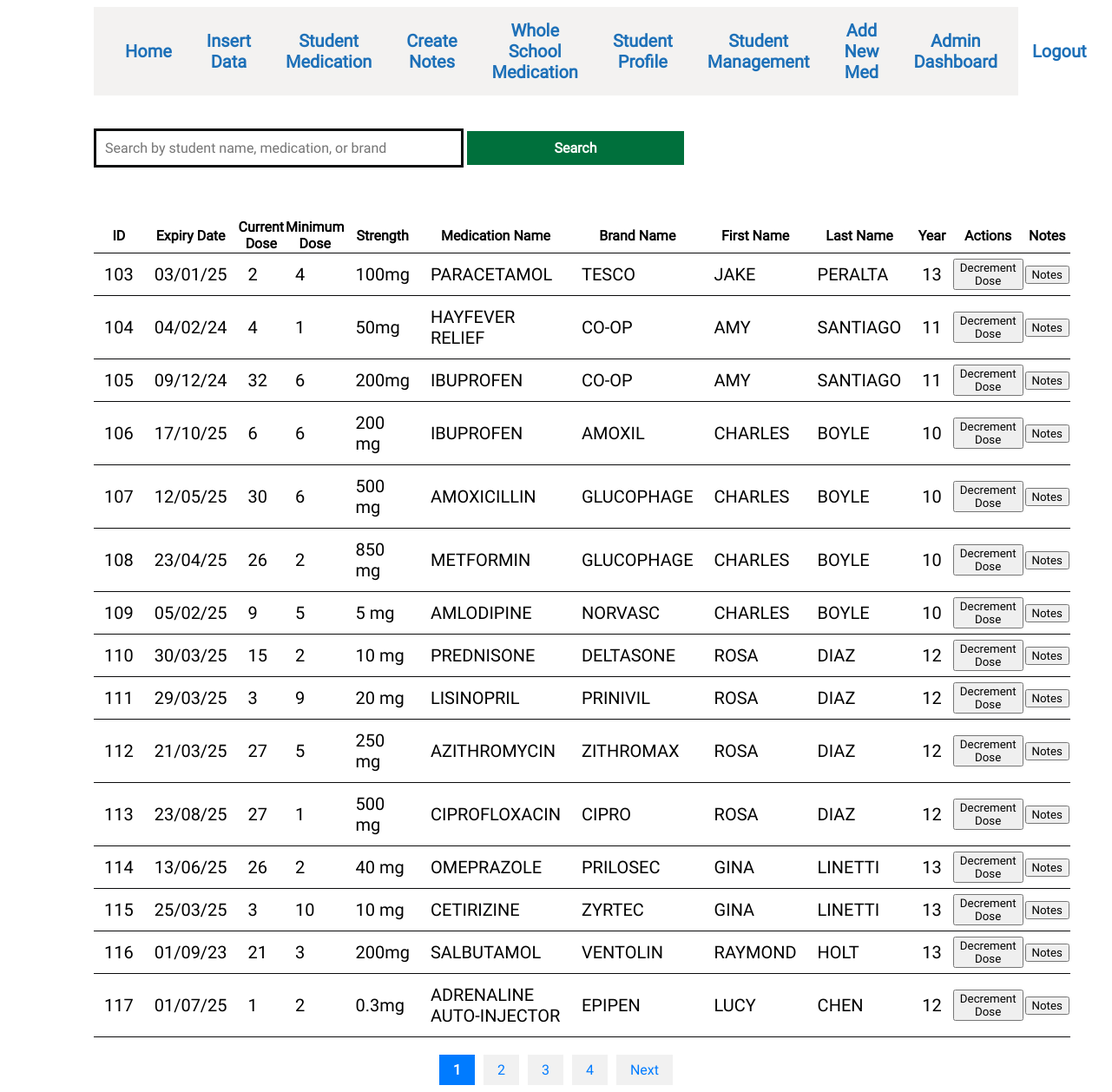
/bigtable/bigtable.php, run on the app's committed database.
### tables this page shows
CREATE TABLE `takes` (
  `takes_id` int UNSIGNED NOT NULL,
  `student_id` int NOT NULL,
  `med_id` int NOT NULL,
  `brand_id` int NOT NULL,
  `exp_date` int NOT NULL,
  `current_dose` int NOT NULL,
  `min_dose` int NOT NULL,
  `max_dose` int NOT NULL,
  `strength` text NOT NULL,
  `notes` text,
  `archived` tinyint(1) NOT NULL DEFAULT '0'
);

CREATE TABLE `med` (
  `med_id` int UNSIGNED NOT NULL,
  `med_name` text NOT NULL
);

CREATE TABLE `brand` (
  `brand_id` int UNSIGNED NOT NULL,
  `brand_name` text NOT NULL
);

CREATE TABLE `students` (
  `student_id` int UNSIGNED NOT NULL,
  `first_name` text NOT NULL,
  `last_name` text NOT NULL,
  `year` text NOT NULL
);

### bigtable/bigtable.php (the view, shortened to what this page needs)
<!DOCTYPE html>
<html>
<head>
    <link rel="stylesheet" href="../assets/style/style.css">
</head>
<body>
<div class="full_page_styling">
    <div>
        <ul class="nav_bar">
            <div class="nav_left">
                <li class="navbar_li"><a href="../dashboard/dashboard.php">Home</a></li>
                <li class="navbar_li"><a href="../insert_data/insert_data_home.php">Insert Data</a></li>
                <li class="navbar_li"><a href="../bigtable/bigtable.php">Student Medication</a></li>
                <li class="navbar_li"><a href="../log/log_form.php">Create Notes</a></li>
                <li class="navbar_li"><a href="../whole_school/whole_school_table.php">Whole School Medication</a></li>
                <li class="navbar_li"><a href="../student_profile/student_profile.php">Student Profile</a></li>
                <li class="navbar_li"><a href="../edit_details/student_table.php">Student Management</a></li>
                <li class="navbar_li"><a href="../log-new-med/log_new_med.php">Add New Med</a></li>
            </div>
            <div class="nav_left">
                <li class="navbar_li"><a href="../admin/admin_dashboard.php">Admin Dashboard</a></li>
                <li class="navbar_li"><a href="../logout.php">Logout</a></li>
            </div>
        </ul>
    </div>
    <br><br>
    <div id="search-bar">
        <form method="GET" action="">
            <input
                type="text"
                name="search"
                class="search_bar"
                placeholder="Search by student name, medication, or brand"
                value="<?php echo htmlspecialchars($_GET['search'] ?? '', ENT_QUOTES); ?>"
            >
            <button class="submit" type="submit">Search</button>
        </form>
    </div>
    <br><br>
    <?php
    include "../server/db_connect.php";
    $results_per_page = 15;
    $page = isset($_GET['page']) ? intval($_GET['page']) : 1;
    $start_from = ($page - 1) * $results_per_page;
    $search_term = trim($_GET['search'] ?? '');
    try {
        $total_sql = "SELECT COUNT(*) AS total_records FROM takes
                      INNER JOIN med ON takes.med_id = med.med_id
                      INNER JOIN brand ON takes.brand_id = brand.brand_id
                      INNER JOIN students ON takes.student_id = students.student_id
                      WHERE CONCAT(students.first_name, ' ', students.last_name) LIKE :search
                      OR med.med_name LIKE :search OR brand.brand_name LIKE :search";
        $total_stmt = $conn->prepare($total_sql);
        $search_param = '%' . $search_term . '%';
        $total_stmt->bindParam(':search', $search_param, PDO::PARAM_STR);
        $total_stmt->execute();
        $total_records = $total_stmt->fetch(PDO::FETCH_ASSOC)['total_records'];
        $total_pages = ceil($total_records / $results_per_page);
        $sql = "SELECT takes.takes_id, takes.exp_date, takes.current_dose, takes.min_dose,
                       takes.strength, med.med_name, brand.brand_name,
                       students.student_id, students.first_name, students.last_name, students.year
                FROM takes
                INNER JOIN med ON takes.med_id = med.med_id
                INNER JOIN brand ON takes.brand_id = brand.brand_id
                INNER JOIN students ON takes.student_id = students.student_id
                WHERE CONCAT(students.first_name, ' ', students.last_name) LIKE :search
                OR med.med_name LIKE :search OR brand.brand_name LIKE :search
                LIMIT :limit OFFSET :offset";
        $stmt = $conn->prepare($sql);
        $stmt->bindParam(':search', $search_param, PDO::PARAM_STR);
        $stmt->bindParam(':limit', $results_per_page, PDO::PARAM_INT);
        $stmt->bindParam(':offset', $start_from, PDO::PARAM_INT);
        $stmt->execute();
        $custom_headings = [
            'takes_id' => 'ID',
            'exp_date' => 'Expiry Date',
            'current_dose' => 'Current Dose',
            'min_dose' => 'Minimum Dose',
            'strength' => 'Strength',
            'med_name' => 'Medication Name',
            'brand_name' => 'Brand Name',
            'first_name' => 'First Name',
            'last_name' => 'Last Name',
            'year' => 'Year'
        ];
        $results = $stmt->fetchAll(PDO::FETCH_ASSOC);
        echo "<div id ='bigt'>";
        if ($results) {
            echo "<table class='big_table'>";
            echo "<tr>";
            foreach ($custom_headings as $heading) {
                echo "<th>" . htmlspecialchars($heading, ENT_QUOTES) . "</th>";
            }
            echo "<th>Actions</th>";
            echo "<th>Notes</th>";
            echo "</tr>";
            foreach ($results as $row) {
                echo "<tr>";
                foreach ($custom_headings as $column => $heading) {
                    $value = $row[$column] ?? '';
                    if ($column === 'exp_date' && is_numeric($value)) {
                        $value = date('d/m/y', $value);
                    }
                    echo "<td class='big_table_td'>" . htmlspecialchars($value, ENT_QUOTES) . "</td>";
                }
                echo "<td>
                        <form method='POST' action=''>
                            <input type='hidden' name='takes_id' value='" . htmlspecialchars($row['takes_id'], ENT_QUOTES) . "'>
                            <button type='submit' name='decrement' " . ($row['current_dose'] <= 0 ? "disabled" : "") . ">
                                Decrement Dose
                            </button>
                        </form>
                    </td>";
                echo "<td>
                        <form method='GET' action='notes.php'>
                            <input type='hidden' name='student_id' value='" . htmlspecialchars($row['student_id'], ENT_QUOTES) . "'>
                            <button type='submit'>
                                Notes
                            </button>
                        </form>
                    </td>";
                echo "</tr>";
            }
            echo "</table>";
        } else {
            echo "No records found.";
        }
        echo "</div>";
        echo "<div class='pagination'>";
        for ($i = 1; $i <= $total_pages; $i++) {
            if ($i == $page) {
                echo "<span class='active'>$i</span>";
            } else {
                echo "<a href='?search=" . urlencode($search_term) . "&page=$i'>$i</a>";
            }
        }
        if ($page < $total_pages) {
            echo "<a href='?search=" . urlencode($search_term) . "&page=" . ($page + 1) . "'>Next</a>";
        }
        echo "</div>";
    } catch (PDOException $e) {
        die("Database error: " . htmlspecialchars($e->getMessage(), ENT_QUOTES));
    }
    ?>
</div>
</body>
</html>

### assets/style/style.css (style rules this page uses)
* { font-family: Roboto; }
.submit { font-weight: bold; cursor: pointer; font-family: Roboto; padding: 10px; font-size: 16px; width: 250px; background: #00703c; border: none; color: white; }
.nav_bar { background: #f3f2f1; list-style-type: none; margin: 0; padding: 0; display: flex; justify-content: space-between; align-items: center; padding: 0 16px; }
.nav_left, .nav_right { display: flex; align-items: center; }
.navbar_li { margin: 0; padding: 0; display: inline-block; }
.navbar_li a { display: block; color: #1d70b8; text-align: center; padding: 15px 20px; text-decoration: none; position: relative; font-family: roboto; font-size: 20px; font-weight: bold; }
.full_page_styling { padding-left: 100px; padding-right: 100px; }
.search_bar { font-family: Roboto; width: 400px; font-size: 16px; padding: 10px; border: solid #0b0c0c; cursor: pointer; }
.big_table { width: 100%; border-collapse: collapse; margin-top: 20px; }
.big_table_td { padding: 12px; text-align: left; border-bottom: 1px solid #0b0b0c; font-size: 20px; }
.big_table tr { border-bottom: 1px solid #0b0b0c; }
.pagination { text-align: center; margin-top: 20px; }
.pagination a, .pagination .active { display: inline-block; margin: 0 5px; padding: 8px 16px; text-decoration: none; color: #007bff; background-color: #f1f1f1; transition: background-color 0.3s, color 0.3s; }
.pagination .active { background-color: #007bff; color: white; font-weight: bold; }

### data on the page
takes: takes_id "103", exp_date "03/01/25", current_dose "2", min_dose "4", strength "100mg", med.med_name "PARACETAMOL", brand.brand_name "TESCO", student.first_name "JAKE", student.last_name "PERALTA", student.year "13"
takes: takes_id "104", exp_date "04/02/24", current_dose "4", min_dose "1", strength "50mg", med.med_name "HAYFEVER RELIEF", brand.brand_name "CO-OP", student.first_name "AMY", student.last_name "SANTIAGO", student.year "11"
takes: takes_id "105", exp_date "09/12/24", current_dose "32", min_dose "6", strength "200mg", med.med_name "IBUPROFEN", brand.brand_name "CO-OP", student.first_name "AMY", student.last_name "SANTIAGO", student.year "11"
takes: takes_id "106", exp_date "17/10/25", current_dose "6", min_dose "6", strength "200 mg", med.med_name "IBUPROFEN", brand.brand_name "AMOXIL", student.first_name "CHARLES", student.last_name "BOYLE", student.year "10"
takes: takes_id "107", exp_date "12/05/25", current_dose "30", min_dose "6", strength "500 mg", med.med_name "AMOXICILLIN", brand.brand_name "GLUCOPHAGE", student.first_name "CHARLES", student.last_name "BOYLE", student.year "10"
takes: takes_id "108", exp_date "23/04/25", current_dose "26", min_dose "2", strength "850 mg", med.med_name "METFORMIN", brand.brand_name "GLUCOPHAGE", student.first_name "CHARLES", student.last_name "BOYLE", student.year "10"
takes: takes_id "109", exp_date "05/02/25", current_dose "9", min_dose "5", strength "5 mg", med.med_name "AMLODIPINE", brand.brand_name "NORVASC", student.first_name "CHARLES", student.last_name "BOYLE", student.year "10"
takes: takes_id "110", exp_date "30/03/25", current_dose "15", min_dose "2", strength "10 mg", med.med_name "PREDNISONE", brand.brand_name "DELTASONE", student.first_name "ROSA", student.last_name "DIAZ", student.year "12"
takes: takes_id "111", exp_date "29/03/25", current_dose "3", min_dose "9", strength "20 mg", med.med_name "LISINOPRIL", brand.brand_name "PRINIVIL", student.first_name "ROSA", student.last_name "DIAZ", student.year "12"
takes: takes_id "112", exp_date "21/03/25", current_dose "27", min_dose "5", strength "250 mg", med.med_name "AZITHROMYCIN", brand.brand_name "ZITHROMAX", student.first_name "ROSA", student.last_name "DIAZ", student.year "12"
takes: takes_id "113", exp_date "23/08/25", current_dose "27", min_dose "1", strength "500 mg", med.med_name "CIPROFLOXACIN", brand.brand_name "CIPRO", student.first_name "ROSA", student.last_name "DIAZ", student.year "12"
takes: takes_id "114", exp_date "13/06/25", current_dose "26", min_dose "2", strength "40 mg", med.med_name "OMEPRAZOLE", brand.brand_name "PRILOSEC", student.first_name "GINA", student.last_name "LINETTI", student.year "13"
takes: takes_id "115", exp_date "25/03/25", current_dose "3", min_dose "10", strength "10 mg", med.med_name "CETIRIZINE", brand.brand_name "ZYRTEC", student.first_name "GINA", student.last_name "LINETTI", student.year "13"
takes: takes_id "116", exp_date "01/09/23", current_dose "21", min_dose "3", strength "200mg", med.med_name "SALBUTAMOL", brand.brand_name "VENTOLIN", student.first_name "RAYMOND", student.last_name "HOLT", student.year "13"
takes: takes_id "117", exp_date "01/07/25", current_dose "1", min_dose "2", strength "0.3mg", med.med_name "ADRENALINE AUTO-INJECTOR", brand.brand_name "EPIPEN", student.first_name "LUCY", student.last_name "CHEN", student.year "12"

### other printed values
$heading "ID"
$heading "Expiry Date"
$heading "Current Dose"
$heading "Minimum Dose"
$heading "Strength"
$heading "Medication Name"
$heading "Brand Name"
$heading "First Name"
$heading "Last Name"
$heading "Year"
